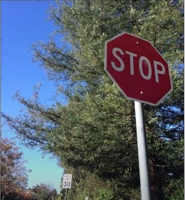
#> input picture calibrateWithExistingFunction/siggn.jpg, 185 x 200 px, found by its file name
$ python sign.py
#> lines starting #> are read from the running program, lines starting #| are printed output that depends on the picture
import numpy as np
from cv2 import cv2
import matplotlib.pyplot as plt
import matplotlib.image as mpimg

def warp(image):
    img_size = (image.shape[1], image.shape[0])

    src = np.float32([[63, 168], [88, 169], [70, 113], [35, 110]])

    dst = np.float32([[63, 168], [88, 169], [70, 113], [35, 110]])

    M = cv2.getPerspectiveTransform(src, dst)

    warped = cv2.warpPerspective(image, M, img_size, flags=cv2.INTER_LINEAR)

    return warped

name = 'D:/camera-calibration/calibrateWithExistingFunction/siggn.jpg'
img = cv2.imread(name)
#> img is the input picture: shape (200, 185, 3); mean B, G, R 108.4, 96, 87.4

plt.imshow(img)
plt.waitforbuttonpress()

plt.plot(63,168,'.')
plt.plot(88,169,'.')
plt.plot(70,113,'.')
plt.plot(35,110,'.')


warped = warp(img)

f, (ax1, ax2) = plt.subplots(1, 2, figsize=(20,10))
ax1.set_title('source image')
ax1.imshow(img)
ax2.set_title('warped image')
ax2.imshow(warped)
plt.waitforbuttonpress()
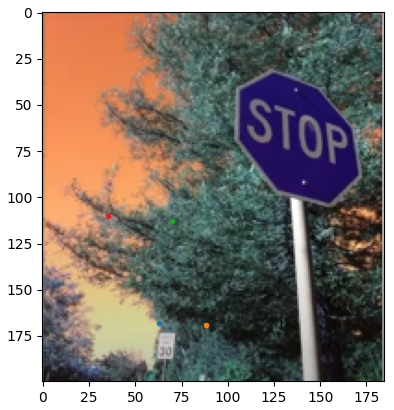
#> figure drawn by matplotlib, 1 panel; B, G, R data is drawn as R, G, B
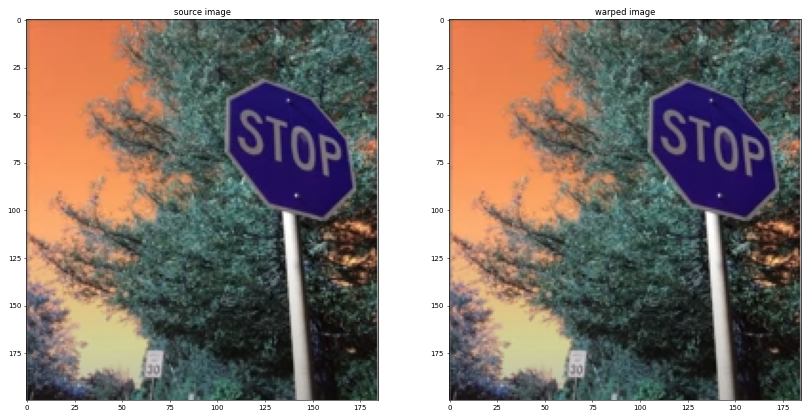
#> figure drawn by matplotlib, 2 panels; B, G, R data is drawn as R, G, B

$ run again, with calibrateWithExistingFunction/calibration_test.png saved as calibrateWithExistingFunction/siggn.jpg
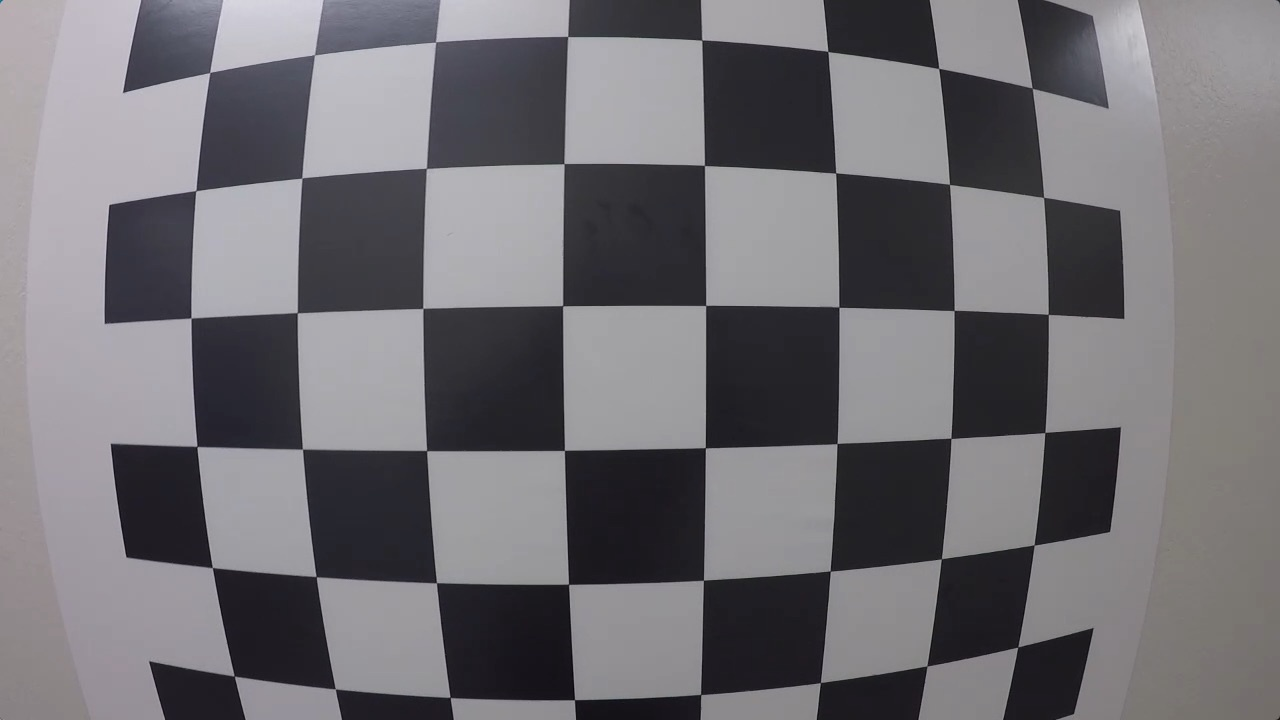
#> input picture calibrateWithExistingFunction/calibration_test.png, 1280 x 720 px, found by its file name
#> img is the input picture: shape (720, 1280, 3); mean B, G, R 115.4, 110.9, 112.9
#> `plt.waitforbuttonpress()`:
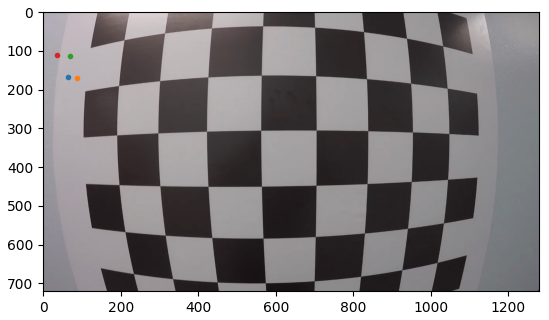
#> figure drawn by matplotlib, 1 panel; B, G, R data is drawn as R, G, B
#> `plt.waitforbuttonpress()`:
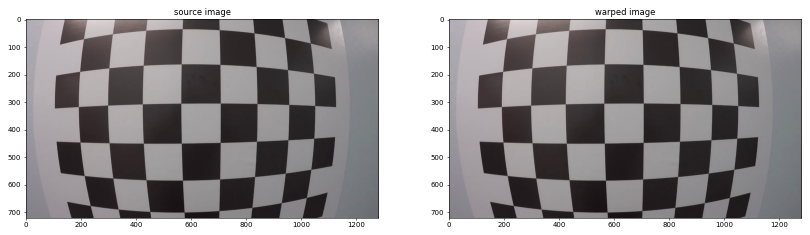
#> figure drawn by matplotlib, 2 panels; B, G, R data is drawn as R, G, B

$ run again, with calibrateWithExistingFunction/test_image.png saved as calibrateWithExistingFunction/siggn.jpg
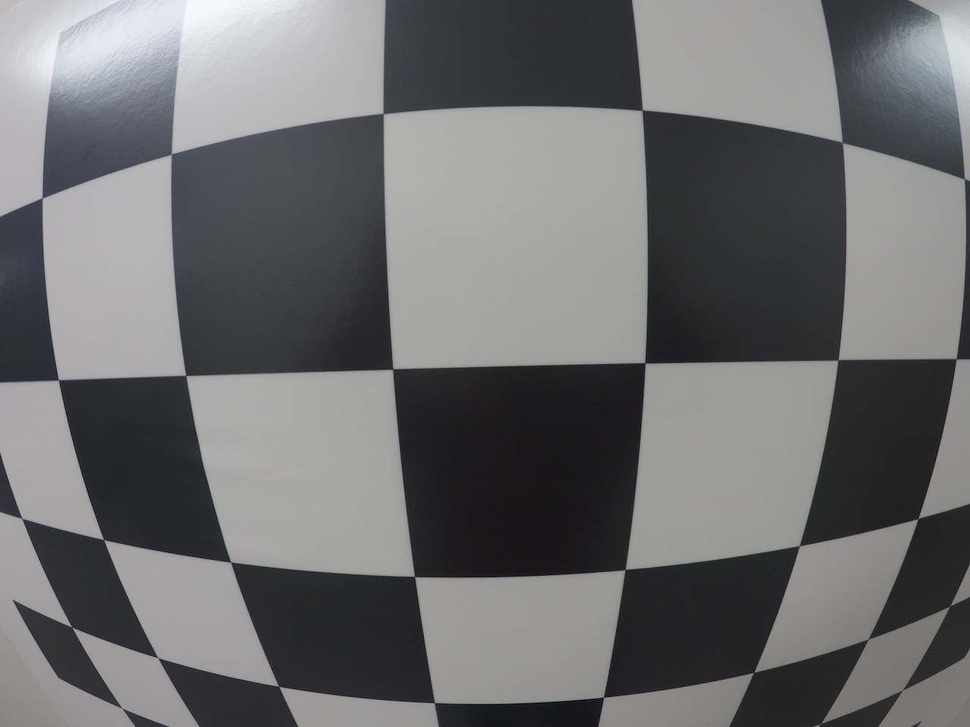
#> input picture calibrateWithExistingFunction/test_image.png, 970 x 727 px, shrunk from 1280 x 960 before the run, found by its file name
#> img is the input picture: shape (727, 970, 3); mean B, G, R 110.9, 109.7, 109.3
#> `plt.waitforbuttonpress()`:
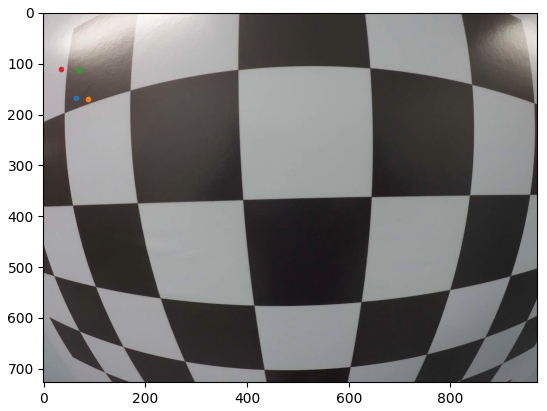
#> figure drawn by matplotlib, 1 panel; B, G, R data is drawn as R, G, B
#> `plt.waitforbuttonpress()`:
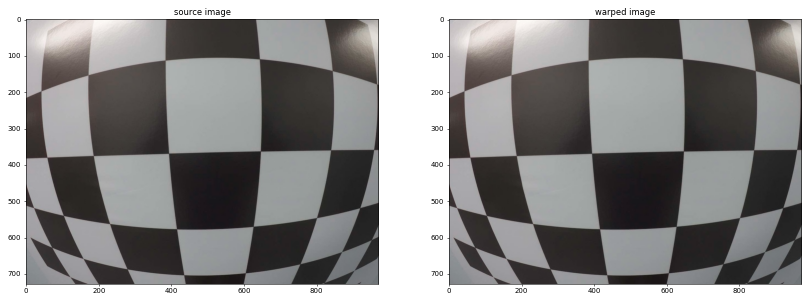
#> figure drawn by matplotlib, 2 panels; B, G, R data is drawn as R, G, B
